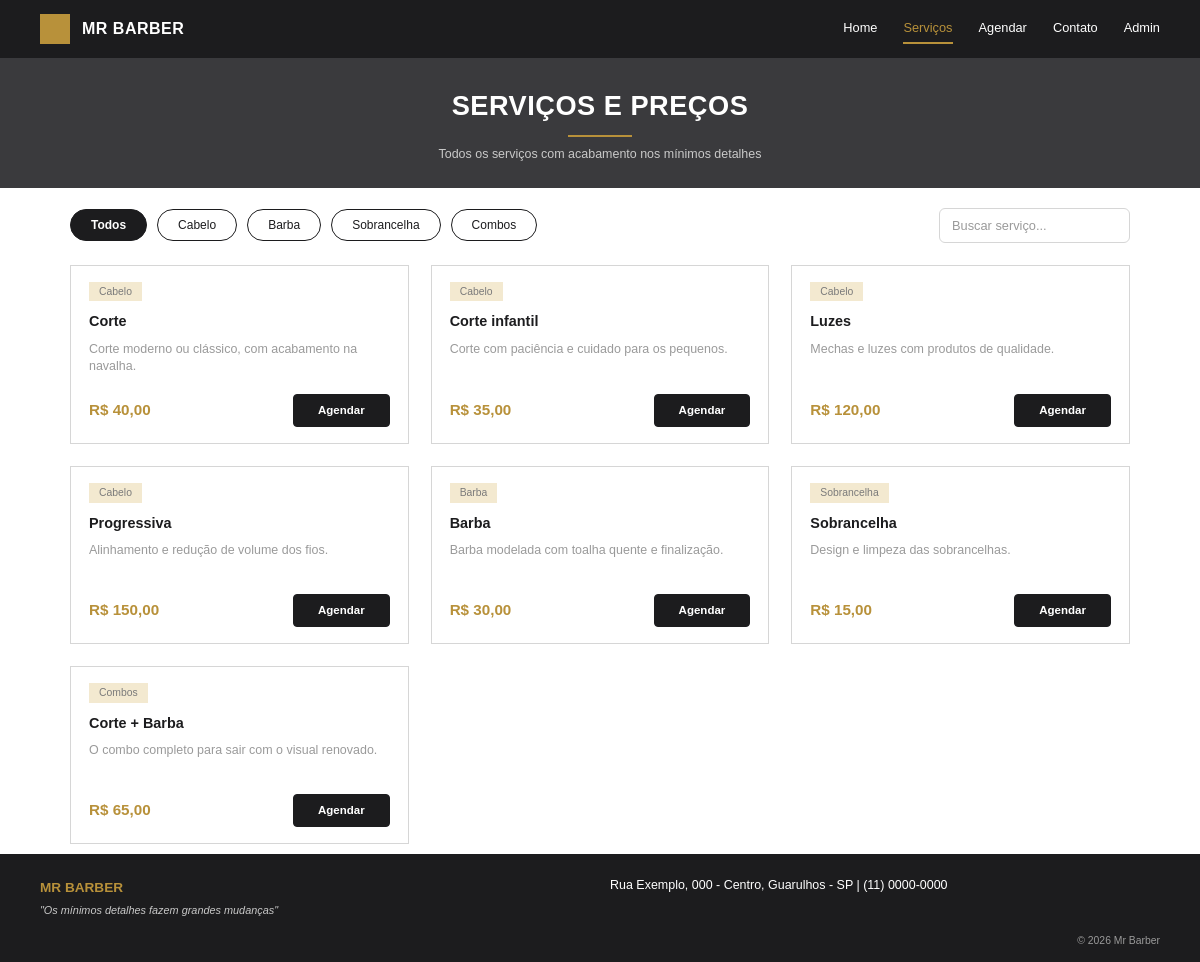
Page /servicos.php on the committed database.
### tables this page shows
CREATE TABLE categoria (
 id_categoria INT AUTO_INCREMENT PRIMARY KEY,
 nome VARCHAR(60) NOT NULL UNIQUE,
 descricao VARCHAR(255),
 ordem_exibicao INT DEFAULT 0
);

CREATE TABLE servico (
 id_servico INT AUTO_INCREMENT PRIMARY KEY,
 id_categoria INT NOT NULL,
 id_admin INT NOT NULL,
 nome VARCHAR(100) NOT NULL,
 descricao TEXT,
 preco DECIMAL(10,2) NOT NULL CHECK (preco > 0),
 duracao_min INT,
 ativo BOOLEAN DEFAULT TRUE,
 data_cadastro DATETIME DEFAULT CURRENT_TIMESTAMP,
 FOREIGN KEY (id_categoria) REFERENCES categoria(id_categoria),
 FOREIGN KEY (id_admin) REFERENCES administrador(id_admin)
);

CREATE TABLE info_contato (
 id_info INT AUTO_INCREMENT PRIMARY KEY,
 id_admin INT,
 endereco VARCHAR(200) NOT NULL,
 telefone VARCHAR(20),
 whatsapp VARCHAR(20),
 email VARCHAR(120),
 horario_funcionamento VARCHAR(200),
 link_mapa VARCHAR(500),
 FOREIGN KEY (id_admin) REFERENCES administrador(id_admin)
);

### includes/funcoes.php (called while the page is built, shortened)
<?php
require_once __DIR__ . '/../config/conexao.php';
function e($valor): string
{
    return htmlspecialchars((string) $valor, ENT_QUOTES, 'UTF-8');
}
function preco_br($valor): string
{
    return 'R$ ' . number_format((float) $valor, 2, ',', '.');
}
function info_contato(): array
{
    $info = db()->query('SELECT * FROM info_contato ORDER BY id_info LIMIT 1')->fetch();
    return $info ?: [
        'endereco' => '', 'telefone' => '', 'whatsapp' => '',
        'email' => '', 'horario_funcionamento' => '', 'link_mapa' => '',
    ];
}

### config/conexao.php (called while the page is built, shortened)
<?php
function db(): PDO
{
    static $pdo = null;
    if ($pdo === null) {
        try {
            $pdo = new PDO(
                'mysql:host=' . DB_HOST . ';dbname=' . DB_NOME . ';charset=utf8mb4',
                DB_USUARIO,
                DB_SENHA,
                [
                    PDO::ATTR_ERRMODE => PDO::ERRMODE_EXCEPTION,
                    PDO::ATTR_DEFAULT_FETCH_MODE => PDO::FETCH_ASSOC,
                    PDO::ATTR_EMULATE_PREPARES => false,
                ]
            );
        } catch (PDOException $e) {
            http_response_code(500);
            exit('Não foi possível conectar ao banco de dados. Verifique se o MySQL está ligado no XAMPP '
                . 'e se o arquivo banco.sql foi importado.');
        }
    }
    return $pdo;
}

### servicos.php (the view, shortened to what this page needs)
<?php
require_once __DIR__ . '/includes/funcoes.php';
$pdo = db();
$categorias = $pdo->query('SELECT id_categoria, nome FROM categoria ORDER BY ordem_exibicao, nome')->fetchAll();
$categoria_id = (int) ($_GET['categoria'] ?? 0);
$busca = trim((string) ($_GET['busca'] ?? ''));
$pagina_atual = max(1, (int) ($_GET['pagina'] ?? 1));
$where = 's.ativo = TRUE';
$args = [];
$stmt = $pdo->prepare("SELECT COUNT(*) FROM servico s WHERE $where");
$stmt->execute($args);
$total = (int) $stmt->fetchColumn();
$total_paginas = max(1, (int) ceil($total / POR_PAGINA));
$pagina_atual = min($pagina_atual, $total_paginas);
$offset = ($pagina_atual - 1) * POR_PAGINA;
$stmt = $pdo->prepare(
    "SELECT s.id_servico, s.nome, s.descricao, s.preco, c.nome AS categoria
     FROM servico s JOIN categoria c ON c.id_categoria = s.id_categoria
     WHERE $where
     ORDER BY c.ordem_exibicao, s.nome
     LIMIT " . POR_PAGINA . " OFFSET " . (int) $offset
);
$stmt->execute($args);
$servicos = $stmt->fetchAll();
require __DIR__ . '/includes/topo.php';
?>
    <main>
        <section class="titulo-pagina">
            <h1>Serviços e Preços</h1>
            <p>Todos os serviços com acabamento nos mínimos detalhes</p>
        </section>
        <div class="barra-catalogo">
            <nav class="filtros" aria-label="Filtrar por categoria">
                <a href="servicos.php<?= $busca !== '' ? '?busca=' . urlencode($busca) : '' ?>"
                   class="<?= $categoria_id === 0 ? 'ativo' : '' ?>">Todos</a>
                <?php foreach ($categorias as $c): ?>
                    <a href="servicos.php?<?= e(http_build_query(array_filter(['categoria' => $c['id_categoria'], 'busca' => $busca ?: null]))) ?>"
                       class="<?= $categoria_id === (int) $c['id_categoria'] ? 'ativo' : '' ?>"><?= e($c['nome']) ?></a>
                <?php endforeach; ?>
            </nav>
            <form class="busca" action="servicos.php" method="get">
                <input type="search" id="busca" name="busca" placeholder="Buscar serviço..." value="<?= e($busca) ?>">
            </form>
        </div>
        <section class="grade-servicos">
            <?php foreach ($servicos as $s): ?>
                <article class="card-servico">
                    <span class="categoria-tag"><?= e($s['categoria']) ?></span>
                    <h3><?= e($s['nome']) ?></h3>
                    <p><?= e($s['descricao']) ?></p>
                    <div class="card-rodape">
                        <span class="preco"><?= e(preco_br($s['preco'])) ?></span>
                        <a href="agendar.php?servico=<?= (int) $s['id_servico'] ?>" class="botao-escuro">Agendar</a>
                    </div>
                </article>
            <?php endforeach; ?>
        </section>
    </main>
<?php require __DIR__ . '/includes/rodape.php'; ?>

### includes/rodape.php (shortened to what this page needs)
<?php
$info_rodape = info_contato();
$linha_rodape = trim($info_rodape['endereco'] . ' | ' . $info_rodape['telefone'], ' |');
?>
    <footer class="rodape">
        <div class="rodape-interno">
            <div>
                <strong>MR BARBER</strong>
                <p class="slogan">"Os mínimos detalhes fazem grandes mudanças"</p>
            </div>
            <div class="rodape-info">
                <?= e($linha_rodape) ?>
            </div>
        </div>
        <small class="copyright">&copy; 2026 Mr Barber</small>
    </footer>
</body>
</html>

### css/style.css (style rules this page uses)
:root { --escuro: #1c1c1e; --banner: #3a3a3d; --dourado: #b8913a; --bege: #f3e9d0; --cinza-claro: #f1f1f1; --borda: #d6d6d6; --texto: #1c1c1e; --texto-suave: #4a4a4a; --cinza: #9a9a9a; --branco: #ffffff; --verde: #2e7d32; --vermelho: #b03a2e; --rosa: #fbeaea; --rosa-borda: #d9a3a3; }
* { margin: 0; padding: 0; box-sizing: border-box; }
body { background-color: var(--branco); color: var(--texto); font-family: Arial, Helvetica, sans-serif; font-size: 15px; line-height: 1.5; }
a { text-decoration: none; color: inherit; }
.botao-primario, .botao-secundario, .botao-escuro { display: inline-block; padding: 11px 26px; border-radius: 4px; font-family: inherit; font-size: 0.8rem; font-weight: bold; cursor: pointer; text-align: center; border: 2px solid transparent; transition: opacity 0.2s; }
.botao-escuro { background-color: var(--escuro); border-color: var(--escuro); color: var(--branco); }
.titulo-pagina { background-color: var(--banner); text-align: center; padding: 28px 20px 24px; }
.titulo-pagina h1 { color: var(--branco); font-size: 1.7rem; letter-spacing: 0.5px; text-transform: uppercase; }
.titulo-pagina h1::after { content: ""; display: block; width: 64px; height: 2px; background-color: var(--dourado); margin: 8px auto 0; }
.titulo-pagina p { color: #c9c9c9; font-size: 0.78rem; margin-top: 8px; }
.card-servico { display: flex; flex-direction: column; background-color: var(--branco); border: 1px solid var(--borda); padding: 16px 18px; min-height: 150px; }
.card-servico h3 { font-size: 0.9rem; }
.card-servico p { margin-top: 8px; color: var(--cinza); font-size: 0.78rem; line-height: 1.4; display: -webkit-box; -webkit-line-clamp: 2; -webkit-box-orient: vertical; overflow: hidden; }
.card-rodape { display: flex; justify-content: space-between; align-items: center; margin-top: auto; padding-top: 18px; }
.preco { color: var(--dourado); font-weight: bold; font-size: 0.95rem; }
.card-rodape .botao-escuro { padding: 7px 24px; font-size: 0.72rem; border-width: 1px; }
.categoria-tag { align-self: flex-start; background-color: var(--bege); color: #7a7a7a; font-size: 0.65rem; padding: 2px 10px; margin-bottom: 10px; }
.rodape { background-color: var(--escuro); color: var(--branco); padding: 22px 40px 14px; }
.rodape-interno { display: grid; grid-template-columns: 1fr 1fr; gap: 20px; max-width: 1140px; margin: 0 auto; }
.rodape strong { color: var(--dourado); font-size: 0.85rem; }
.rodape .slogan { margin-top: 4px; font-size: 0.68rem; font-style: italic; color: #c9c9c9; }
.rodape .rodape-info { font-size: 0.78rem; }
.rodape .copyright { display: block; margin-top: 14px; text-align: right; font-size: 0.65rem; color: var(--cinza); }
.barra-catalogo { display: flex; justify-content: space-between; align-items: center; flex-wrap: wrap; gap: 14px; max-width: 1140px; margin: 0 auto; padding: 20px 40px 0; }
.filtros { display: flex; flex-wrap: wrap; gap: 10px; }
.filtros a { border: 1px solid var(--escuro); border-radius: 20px; padding: 6px 20px; font-size: 0.75rem; background-color: var(--branco); }
.filtros a.ativo { background-color: var(--escuro); color: var(--branco); font-weight: bold; }
.busca input { width: 250px; }
.grade-servicos { display: grid; grid-template-columns: repeat(3, 1fr); gap: 22px; max-width: 1140px; margin: 0 auto; padding: 22px 40px 10px; }
.grade-servicos .card-servico { min-height: 178px; }
input[type="text"], input[type="email"], input[type="password"], input[type="date"], input[type="number"], input[type="tel"], input[type="search"], select, textarea { width: 100%; padding: 9px 12px; background-color: var(--branco); color: var(--texto); border: 1px solid var(--borda); border-radius: 6px; font-size: 0.8rem; font-family: inherit; }
::placeholder { color: var(--cinza); }

### rows in the picture
categoria: nome "Cabelo"
categoria: nome "Barba"
categoria: nome "Sobrancelha"
categoria: nome "Combos"
servico: id_categoria.nome "Cabelo", nome "Corte", descricao "Corte moderno ou clássico, com acabamento na navalha.", preco "R$ 40,00"
servico: id_categoria.nome "Cabelo", nome "Corte infantil", descricao "Corte com paciência e cuidado para os pequenos.", preco "R$ 35,00"
servico: id_categoria.nome "Cabelo", nome "Luzes", descricao "Mechas e luzes com produtos de qualidade.", preco "R$ 120,00"
servico: id_categoria.nome "Cabelo", nome "Progressiva", descricao "Alinhamento e redução de volume dos fios.", preco "R$ 150,00"
servico: id_categoria.nome "Barba", nome "Barba", descricao "Barba modelada com toalha quente e finalização.", preco "R$ 30,00"
servico: id_categoria.nome "Sobrancelha", nome "Sobrancelha", descricao "Design e limpeza das sobrancelhas.", preco "R$ 15,00"
servico: id_categoria.nome "Combos", nome "Corte + Barba", descricao "O combo completo para sair com o visual renovado.", preco "R$ 65,00"
info_contato: linha_rodape "Rua Exemplo, 000 - Centro, Guarulhos - SP | (11) 0000-0000"

### other values in the picture
$texto "Home"
$texto "Serviços"
$texto "Agendar"
$texto "Contato"
$texto "Admin"
